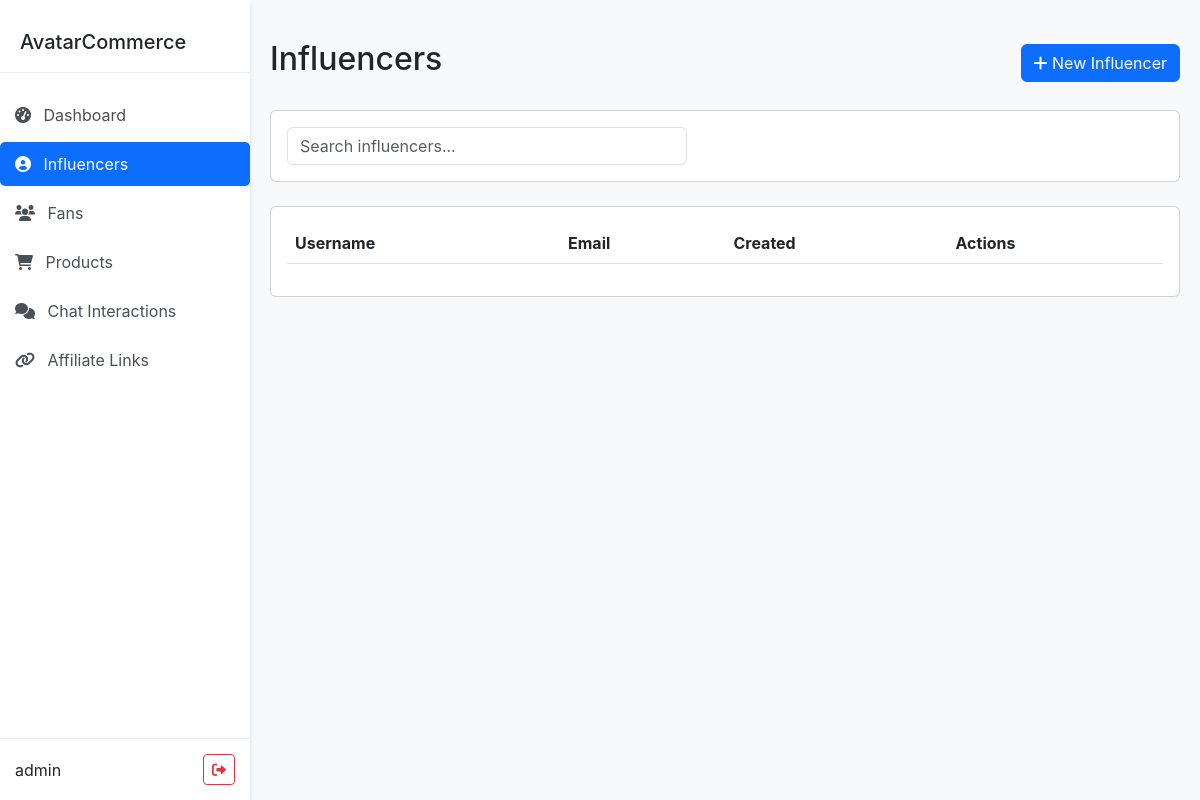
Page /influencers (signed in) on the earlier database version.
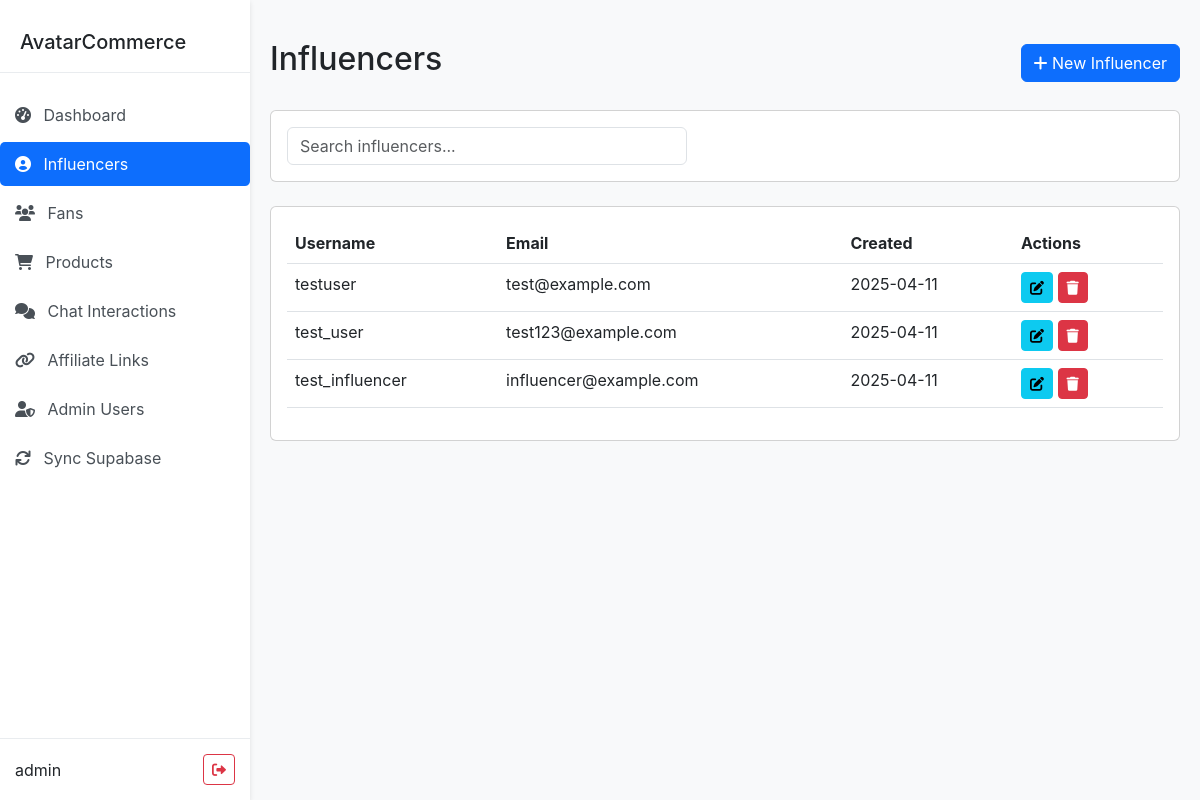
Same page on the later database version.
### models.py (models this page shows, shortened)
class InfluencerModel(db.Model):
    __tablename__ = 'influencers'
    id = db.Column(db.String(36), primary_key=True, default=lambda: str(uuid.uuid4()))
    username = db.Column(db.String(64), unique=True, nullable=False)
    email = db.Column(db.String(120), unique=True, nullable=False)
    password_hash = db.Column(db.String(256), nullable=False, default='')
    heygen_avatar_id = db.Column(db.String(64), nullable=True)
    original_asset_path = db.Column(db.String(256), nullable=True)
    voice_id = db.Column(db.String(64), nullable=True)
    affiliate_id = db.Column(db.String(64), nullable=True)
    chat_page_url = db.Column(db.String(128), nullable=True)
    bio = db.Column(db.Text, nullable=True)
    created_at = db.Column(db.DateTime, default=datetime.utcnow)
    updated_at = db.Column(db.DateTime, default=datetime.utcnow, onupdate=datetime.utcnow)
    promotion_settings = db.relationship('InfluencerPromotionSettingsModel', back_populates='influencer', uselist=False)
    conversation_counters = db.relationship('ConversationCounterModel', back_populates='influencer', lazy='dynamic')
    products = db.relationship('InfluencerProductModel', back_populates='influencer', lazy='dynamic')
    chat_interactions = db.relationship('ChatInteractionModel', back_populates='influencer', lazy='dynamic')
    affiliate_links = db.relationship('AffiliateModel', back_populates='influencer', lazy='dynamic')

### app.py (the view)
@app.route('/influencers')
@login_required
def influencers():
    influencers = InfluencerModel.query.all()
    return render_template('influencers.html', influencers=influencers)

### utils/auth.py (called while the page is built)
def login_required(f):
    @wraps(f)
    def decorated_function(*args, **kwargs):
        if 'admin_user_id' not in session:
            return redirect(url_for('login'))
        return f(*args, **kwargs)
    return decorated_function

### templates/influencers.html (shortened to what this page needs)
{% extends "base.html" %}
{% block content %}
<div class="d-flex justify-content-between align-items-center mb-4">
  <h2>Influencers</h2>
  <a href="{{ url_for('new_influencer') }}" class="btn btn-primary">
    <i class="fas fa-plus"></i> New Influencer
  </a>
</div>
<div class="card mb-4">
  <div class="card-body">
    <div class="row g-3">
      <div class="col-md-6">
        <div class="search-bar">
          <input type="text" id="searchInput" class="form-control" placeholder="Search influencers...">
        </div>
      </div>
    </div>
  </div>
</div>
<div class="card">
  <div class="card-body">
    <div class="table-responsive">
      <table class="table table-hover" id="influencersTable">
        <thead>
          <tr>
            <th>Username</th>
            <th>Email</th>
            <th>Created</th>
            <th>Actions</th>
          </tr>
        </thead>
        <tbody>
          {% for influencer in influencers %}
          <tr>
            <td>{{ influencer.username }}</td>
            <td>{{ influencer.email }}</td>
            <td>{{ influencer.created_at.strftime('%Y-%m-%d') }}</td>
            <td class="table-actions">
              <a href="{{ url_for('edit_influencer', id=influencer.id) }}" class="btn btn-sm btn-info">
                <i class="fas fa-edit"></i>
              </a>
              <button class="btn btn-sm btn-danger delete-btn" data-id="{{ influencer.id }}" data-name="{{ influencer.username }}">
                <i class="fas fa-trash"></i>
              </button>
            </td>
          </tr>
          {% endfor %}
        </tbody>
      </table>
    </div>
  </div>
</div>
{% endblock %}

### templates/base.html (shortened to what this page needs)
<!DOCTYPE html>
<html lang="en">
<head>
  <link href="https://cdn.jsdelivr.net/npm/bootstrap@5.3.0/dist/css/bootstrap.min.css" rel="stylesheet">
  <link rel="stylesheet" href="https://cdnjs.cloudflare.com/ajax/libs/font-awesome/6.0.0/css/all.min.css">
</head>
<body>
  {% if session.get('admin_user_id') %}
  <div class="sidebar">
    <div class="sidebar-header">
      <h5>AvatarCommerce</h5>
    </div>
    <div class="sidebar-body">
      <ul class="nav flex-column">
        <li class="nav-item">
          <a class="nav-link {% if request.path == '/' %}active{% endif %}" href="{{ url_for('dashboard') }}">
            <i class="fas fa-tachometer-alt me-2"></i> <span class="nav-text">Dashboard</span>
          </a>
        </li>
        <li class="nav-item">
          <a class="nav-link {% if '/influencers' in request.path %}active{% endif %}" href="{{ url_for('influencers') }}">
            <i class="fas fa-user-circle me-2"></i> <span class="nav-text">Influencers</span>
          </a>
        </li>
        <li class="nav-item">
          <a class="nav-link {% if '/fans' in request.path %}active{% endif %}" href="{{ url_for('fans') }}">
            <i class="fas fa-users me-2"></i> <span class="nav-text">Fans</span>
          </a>
        </li>
        <li class="nav-item">
          <a class="nav-link {% if '/products' in request.path %}active{% endif %}" href="{{ url_for('products') }}">
            <i class="fas fa-shopping-cart me-2"></i> <span class="nav-text">Products</span>
          </a>
        </li>
        <li class="nav-item">
          <a class="nav-link {% if '/chats' in request.path %}active{% endif %}" href="{{ url_for('chats') }}">
            <i class="fas fa-comments me-2"></i> <span class="nav-text">Chat Interactions</span>
          </a>
        </li>
        <li class="nav-item">
          <a class="nav-link {% if '/affiliates' in request.path %}active{% endif %}" href="{{ url_for('affiliates') }}">
            <i class="fas fa-link me-2"></i> <span class="nav-text">Affiliate Links</span>
          </a>
        </li>
        {% if session.get('is_super_admin') %}
        <li class="nav-item">
          <a class="nav-link {% if '/admin-users' in request.path %}active{% endif %}" href="{{ url_for('admin_users') }}">
            <i class="fas fa-user-shield me-2"></i> <span class="nav-text">Admin Users</span>
          </a>
        </li>
        <li class="nav-item">
          <a class="nav-link" href="{{ url_for('sync_supabase') }}">
            <i class="fas fa-sync me-2"></i> <span class="nav-text">Sync Supabase</span>
          </a>
        </li>
        {% endif %}
      </ul>
    </div>
    <div class="sidebar-footer">
      <div class="d-flex justify-content-between align-items-center">
        <span>{{ session.get('admin_username') }}</span>
        <a href="{{ url_for('logout') }}" class="btn btn-sm btn-outline-danger">
          <i class="fas fa-sign-out-alt"></i>
        </a>
      </div>
    </div>
  </div>
  {% endif %}
  <div class="{% if session.get('admin_user_id') %}main-content{% else %}container mt-5{% endif %}">
    {% block content %}{% endblock %}
  </div>
</body>
</html>

### templates/base.html (style rules this page uses)
body { font-family: 'Inter', sans-serif; background-color: #f8f9fa; }
.nav-link { color: #495057; padding: 10px 15px; border-radius: 5px; margin-bottom: 5px; }
.nav-link.active { background-color: #0d6efd; color: white; }
.main-content { margin-left: 250px; padding: 20px; }
.sidebar { position: fixed; top: 0; bottom: 0; left: 0; z-index: 100; padding: 20px 0; width: 250px; box-shadow: 0 2px 5px rgba(0,0,0,0.1); background-color: white; }
.sidebar-header { padding: 10px 20px; margin-bottom: 20px; border-bottom: 1px solid #e9ecef; }
.sidebar-footer { position: absolute; bottom: 0; width: 100%; padding: 15px; border-top: 1px solid #e9ecef; }
.sidebar-body { height: calc(100% - 120px); overflow-y: auto; }

### templates/influencers.html (style rules this page uses)
.table-actions { width: 150px; }
.search-bar { max-width: 400px; }

Differences in the rows shown:
added InfluencerModel: username "testuser", email "test@example.com", created_at "2025-04-11"
added InfluencerModel: username "test_user", email "test123@example.com", created_at "2025-04-11"
added InfluencerModel: username "test_influencer", email "influencer@example.com", created_at "2025-04-11"
Other differences:
text now shown: "Admin Users Sync Supabase"
